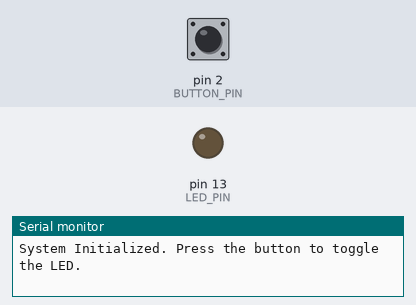
Bench run of a sketch on a simulated Arduino Uno, built with avr-gcc and run on an emulated ATmega328P. Shown: output pins drawn as LEDs (lit = HIGH), the last lines printed to the serial monitor. Inputs (shaded band) come from the test bench; at power-on: pin 2 (BUTTON_PIN) HIGH.

Above: at 1.3 s.
1.4 s: pin 2 (BUTTON_PIN) pulled LOW for 0.15 s
At 2.6 s:
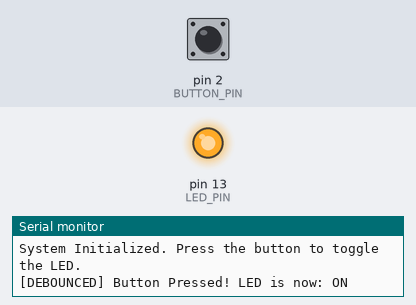
3.0 s: pin 2 (BUTTON_PIN) pulled LOW for 1 s
At 3.9 s:
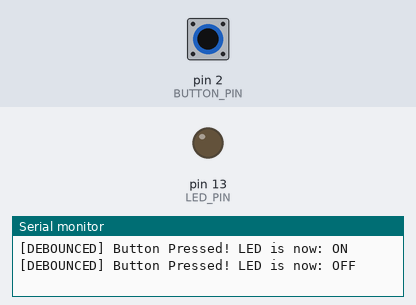
5.5 s: pin 2 (BUTTON_PIN) pulled LOW for 3.2 s
At 6.9 s:
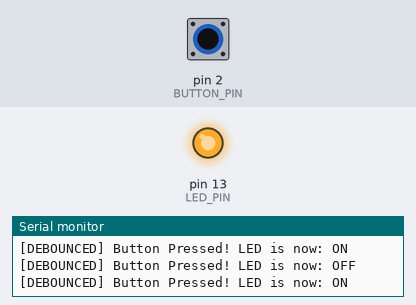
Timing chart, 0 to 8.5 s (numbered marks = the images above; inputs shaded):
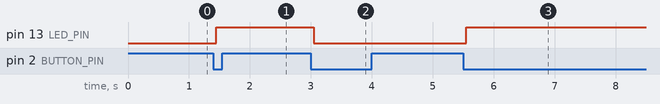

Measured:
- after the input at 1.4 s, pin 13 (LED_PIN): LOW → HIGH after 0.05 s
- after the input at 3.0 s, pin 13 (LED_PIN): HIGH → LOW after 0.05 s
- after the input at 5.5 s, pin 13 (LED_PIN): LOW → HIGH after 0.05 s

The sketch:

Day_03_Pushbutton_Toggle.ino
```cpp
/*
 * 100 Projects with Arduino - Day 3
 * Project: Pushbutton State Toggle with Software Debouncing
 *
 * DESCRIPTION:
 * This project demonstrates how to interface a tactile pushbutton with the Arduino
 * to toggle an LED on and off. Instead of using the blocking delay() function or
 * basic digitalRead() which suffers from mechanical button bounce, this sketch
 * implements a robust, non-blocking software debounce algorithm using millis().
 *
 * THEORY OF OPERATION:
 * 1. Mechanical switches consist of metal contacts. When pressed, these contacts
 *    physically bounce against each other for a few milliseconds before settling.
 *    To the microcontroller, this looks like the button is pressed and released
 *    dozens of times in a fraction of a millisecond.
 * 2. We use a software timer (millis()) to ignore any state changes that happen
 *    faster than our debounce threshold (50 milliseconds).
 * 3. We use the internal pull-up resistor (INPUT_PULLUP), meaning:
 *    - Button NOT pressed = HIGH (5V)
 *    - Button pressed = LOW (GND)
 *
 * WIRING:
 * - Pushbutton Pin A -> Arduino Pin 2
 * - Pushbutton Pin B -> Arduino GND
 * - Onboard LED is connected to Pin 13 (no external wiring needed for the LED)
 *
 * INSTRUCTIONS:
 * 1. Connect the pushbutton to Pin 2 and GND.
 * 2. Upload this code to your Arduino.
 * 3. Open the Serial Monitor at 9600 Baud.
 * 4. Press the button. The onboard LED will toggle state with every clean press,
 *    and status messages will be printed to the Serial Monitor.
 */

// --- PIN DEFINITIONS ---
#if defined(ESP32)
const int BUTTON_PIN = 4;  // Pin connected to the pushbutton
const int LED_PIN = 2;     // Pin connected to the onboard LED
#else
const int BUTTON_PIN = 2;  // Pin connected to the pushbutton
const int LED_PIN = 13;    // Pin connected to the onboard LED
#endif

// --- STATE VARIABLES ---
bool ledState = LOW;         // Tracks the current state of the LED (ON or OFF)
int buttonState = HIGH;      // Tracks the current stable debounced button state
int lastButtonState = HIGH;  // Tracks the previous raw reading from the button pin

// --- TIMING VARIABLES ---
unsigned long lastDebounceTime = 0;  // Store the last time the output pin was toggled
const unsigned long debounceDelay =
    50;  // The debounce time threshold in milliseconds (50ms is standard)

void setup() {
  // Initialize Serial communication at 9600 bps for debugging
  Serial.begin(9600);
  while (!Serial) {
    ;  // Wait for serial port to connect (needed for native USB boards like Leonardo/Micro)
  }

  Serial.println("==================================================");
  Serial.println("Day 3: Pushbutton State Toggle with Debouncing");
  Serial.println("==================================================");

  // Configure the LED pin as an output
  pinMode(LED_PIN, OUTPUT);

  // Configure the button pin with the internal pull-up resistor.
  // This pulls the pin to HIGH when the button is open (not pressed).
  // When the button is closed (pressed), it connects to GND, reading LOW.
  pinMode(BUTTON_PIN, INPUT_PULLUP);

  // Set the initial LED state
  digitalWrite(LED_PIN, ledState);
  Serial.println("System Initialized. Press the button to toggle the LED.");
}

void loop() {
  // Step 1: Read the current raw state of the pushbutton
  int reading = digitalRead(BUTTON_PIN);

  // Step 2: Check if the button state has changed (due to noise or press)
  // If the raw reading is different from the last raw reading, we reset the timer.
  if (reading != lastButtonState) {
    lastDebounceTime = millis();
  }

  // Step 3: Check if the reading has been stable for longer than the debounce delay
  if ((millis() - lastDebounceTime) > debounceDelay) {
    // Whatever the reading is, it has been stable for longer than our threshold,
    // so we can accept it as the actual, stable state of the button.

    // Check if the stable state has changed from our previously saved button state
    if (reading != buttonState) {
      buttonState = reading;

      // Step 4: If the new stable state is LOW, the button was transitioned to PRESSED.
      // Since we use INPUT_PULLUP, a transition to LOW represents a button press.
      if (buttonState == LOW) {
        // Toggle the LED state
        ledState = !ledState;
        digitalWrite(LED_PIN, ledState);

        // Print the status to the Serial Monitor for verification
        Serial.print("[DEBOUNCED] Button Pressed! LED is now: ");
        if (ledState == HIGH) {
          Serial.println("ON");
        } else {
          Serial.println("OFF");
        }
      }
    }
  }

  // Step 5: Save the raw reading so we can compare it next time through the loop
  lastButtonState = reading;

  // Note: Because there are NO delay() functions, the loop runs thousands of times
  // per second, allowing the Arduino to perform other tasks concurrently in a
  // real mechatronic system.
}
```
